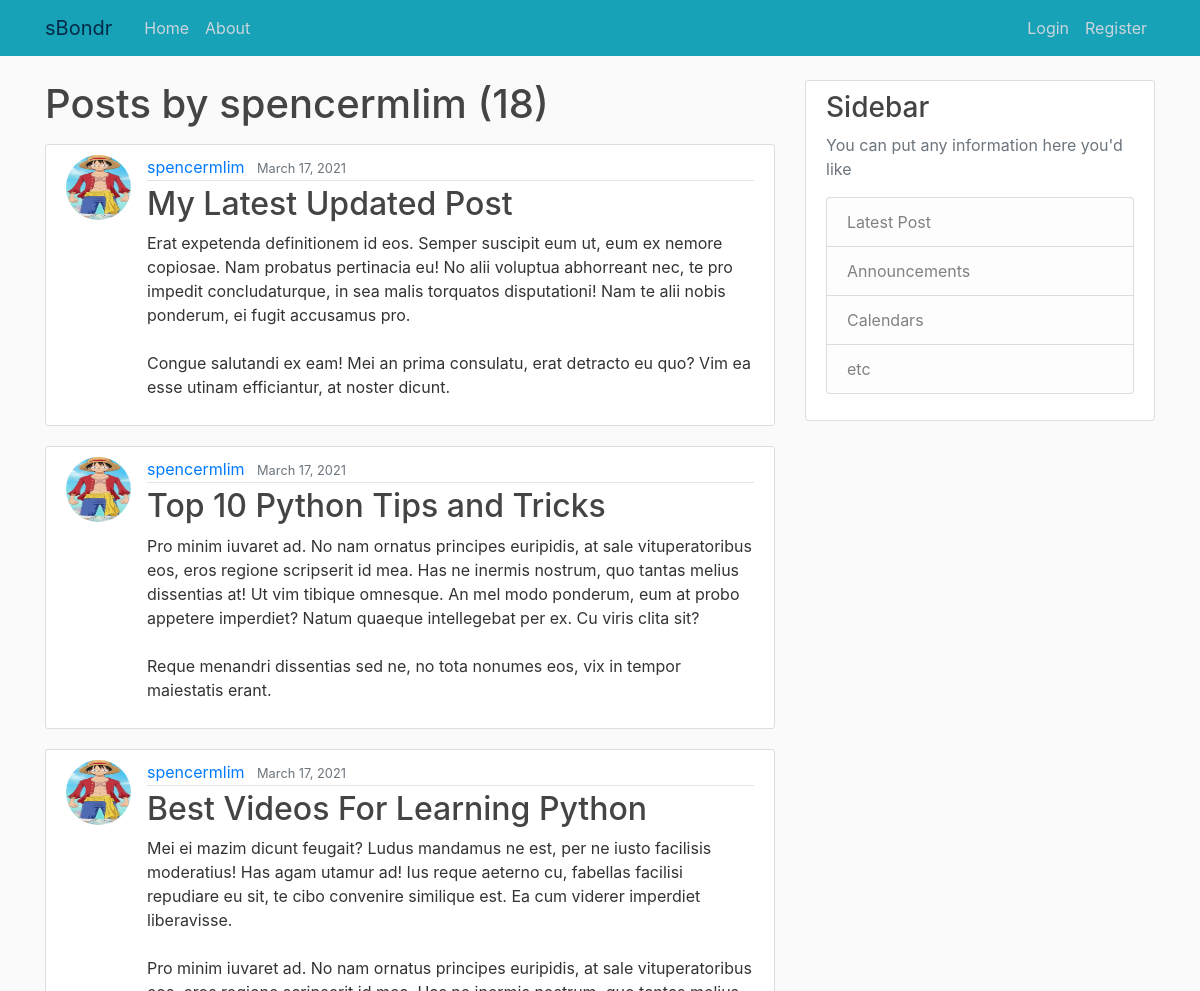
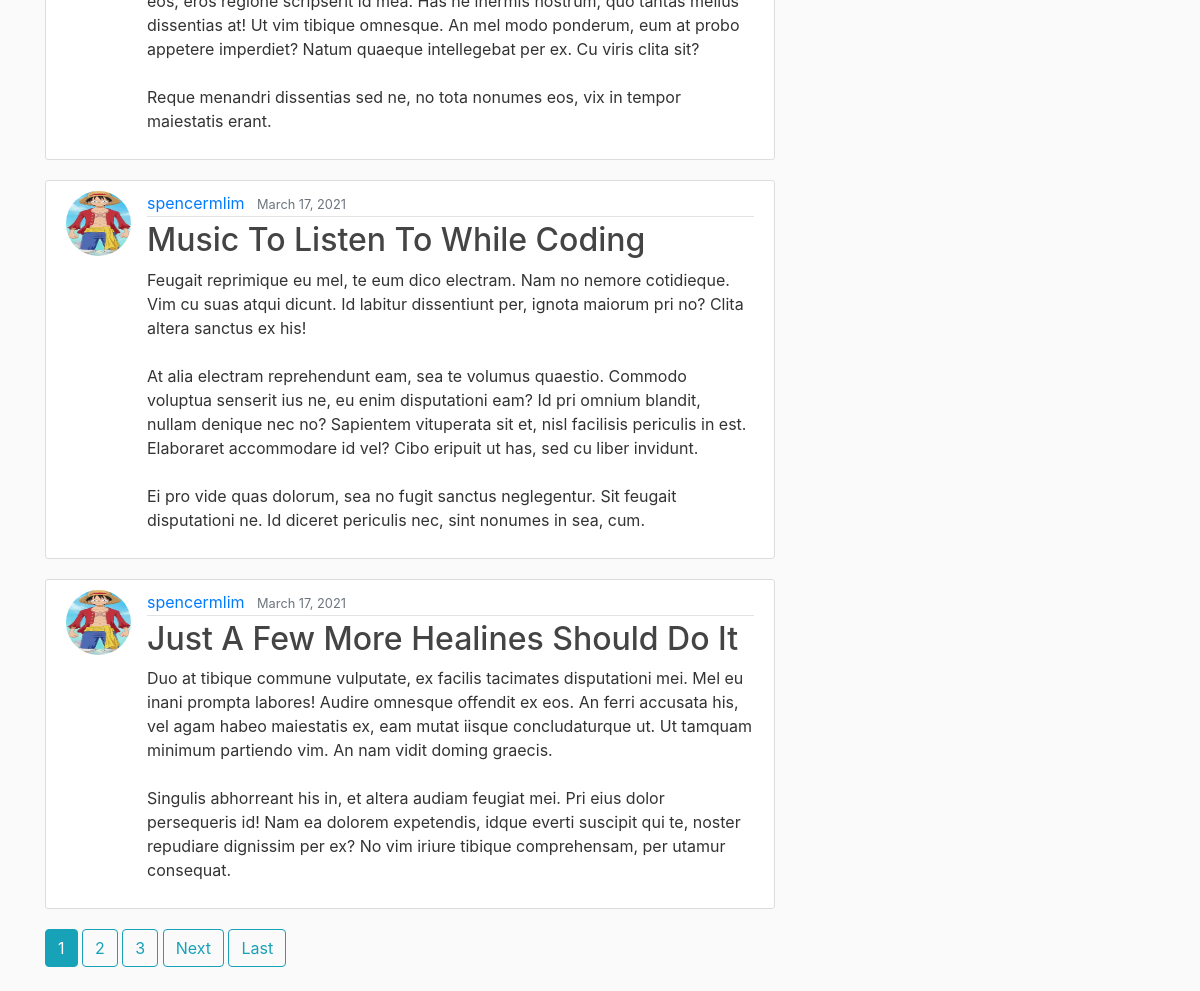
The page /user/spencermlim on the database as committed earlier (2 pictures, top to bottom).
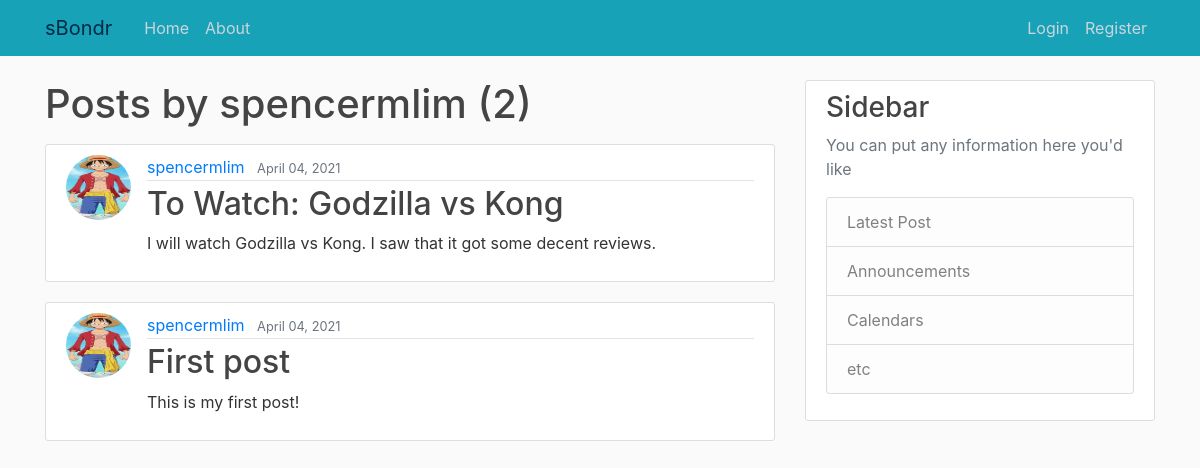
The same page on the database as committed later.
### blog/models.py (models this page shows, shortened)
class Post(models.Model):
    title = models.CharField(max_length=100)
    content = models.TextField()
    date_posted = models.DateTimeField(default=timezone.now)
    author = models.ForeignKey(User, on_delete=models.CASCADE)

### users/models.py (models this page shows, shortened)
class Profile(models.Model):
    user = models.OneToOneField(User, on_delete=models.CASCADE)
    image = models.ImageField(default='default.jpg', upload_to='profile_pics')

### blog/views.py (the view)
# urls.py: path('user/<str:username>', UserPostListView.as_view(), name='user-posts'),
class UserPostListView(ListView):
    model = Post
    template_name ='blog/user_posts.html'
    context_object_name = 'posts'
    paginate_by = 5
    def get_queryset(self):
        user = get_object_or_404(User, username=self.kwargs.get('username'))
        return Post.objects.filter(author=user).order_by('-date_posted')

### blog/templates/blog/user_posts.html (shortened to what this page needs)
{% extends "blog/base.html" %}
{% block content %}
    <h1 class="mb-3">Posts by {{ view.kwargs.username }} ({{ page_obj.paginator.count }})</h1>
    {% for post in posts %}
        <article class="media content-section">
            <img class="rounded-circle article-img" src="{{ post.author.profile.image.url }}">
            <div class="media-body">
            <div class="article-metadata">
                <a class="mr-2" href="{% url 'user-posts' post.author.username %}">{{ post.author }}</a>
                <small class="text-muted">{{ post.date_posted|date:"F d, Y " }}</small>
            </div>
            <h2><a class="article-title" href="{% url 'post-detail' post.id %}">{{ post.title }}</a></h2>
            <p class="article-content">{{ post.content }}</p>
            </div>
        </article>
    {% endfor %}
    {% if is_paginated %}
        {% for num in page_obj.paginator.page_range %}
            {% if page_obj.number == num %}
                <a class="btn btn-info mb-4" href="?page={{ num }}">{{ num }}</a>
            {% elif num > page_obj.number|add:'-3' and num < page_obj.number|add:'3' %}
                <a class="btn btn-outline-info mb-4" href="?page={{ num }}">{{ num }}</a>
            {% endif %}
        {% endfor %}
        {% if page_obj.has_next %}
            <a class="btn btn-outline-info mb-4" href="?page={{ page_obj.next_page_number }}">Next</a>
            <a class="btn btn-outline-info mb-4" href="?page={{ page_obj.paginator.num_pages }}">Last</a>
        {% endif %}
    {% endif %}
{% endblock content %}

Rows that differ between the two databases and show on the page:
removed Post: author.profile.image (picture), author "spencermlim", date_posted "March 17, 2021", title "My Latest Updated Post", content "Erat expetenda definitionem id eos. Semper suscipit eum ut, eum ex nemore copiosae. Nam probatus pertinacia eu! No alii voluptua abhorreant nec, te pro impedit concludaturque, in sea malis torquatos disputationi! Nam te alii nobis ponderum, ei fugit accusamus pro. Congue salutandi ex eam! Mei an prima consulatu, erat detracto eu quo? Vim ea esse utinam efficiantur, at noster dicunt."
removed Post: author.profile.image (picture), author "spencermlim", date_posted "March 17, 2021", title "Top 10 Python Tips and Tricks", content "Pro minim iuvaret ad. No nam ornatus principes euripidis, at sale vituperatoribus eos, eros regione scripserit id mea. Has ne inermis nostrum, quo tantas melius dissentias at! Ut vim tibique omnesque. An mel modo ponderum, eum at probo appetere imperdiet? Natum quaeque intellegebat per ex. Cu viris clita sit? Reque menandri dissentias sed ne, no tota nonumes eos, vix in tempor maiestatis erant."
removed Post: author.profile.image (picture), author "spencermlim", date_posted "March 17, 2021", title "Best Videos For Learning Python", content "Mei ei mazim dicunt feugait? Ludus mandamus ne est, per ne iusto facilisis moderatius! Has agam utamur ad! Ius reque aeterno cu, fabellas facilisi repudiare eu sit, te cibo convenire similique est. Ea cum viderer imperdiet liberavisse. Pro minim iuvaret ad. No nam ornatus principes euripidis, at sale vituperatoribus eos, eros regione scripserit id mea. Has ne inermis nostrum, quo tantas melius dissentias at! Ut vim tibique omnesque. An mel modo ponderum, eum at probo appetere imperdiet? Natum quaeque intellegebat per ex. Cu viris clita sit? Reque menandri dissentias sed ne, no tota nonumes eos, vix in tempor maiestatis erant."
removed Post: author.profile.image (picture), author "spencermlim", date_posted "March 17, 2021", title "Music To Listen To While Coding", content "Feugait reprimique eu mel, te eum dico electram. Nam no nemore cotidieque. Vim cu suas atqui dicunt. Id labitur dissentiunt per, ignota maiorum pri no? Clita altera sanctus ex his! At alia electram reprehendunt eam, sea te volumus quaestio. Commodo voluptua senserit ius ne, eu enim disputationi eam? Id pri omnium blandit, nullam denique nec no? Sapientem vituperata sit et, nisl facilisis periculis in est. Elaboraret accommodare id vel? Cibo eripuit ut has, sed cu liber invidunt. Ei pro vide quas dolorum, sea no fugit sanctus neglegentur. Sit feugait disputationi ne. Id diceret periculis nec, sint nonumes in sea, cum."
removed Post: author.profile.image (picture), author "spencermlim", date_posted "March 17, 2021", title "Just A Few More Healines Should Do It", content "Duo at tibique commune vulputate, ex facilis tacimates disputationi mei. Mel eu inani prompta labores! Audire omnesque offendit ex eos. An ferri accusata his, vel agam habeo maiestatis ex, eam mutat iisque concludaturque ut. Ut tamquam minimum partiendo vim. An nam vidit doming graecis. Singulis abhorreant his in, et altera audiam feugiat mei. Pri eius dolor persequeris id! Nam ea dolorem expetendis, idque everti suscipit qui te, noster repudiare dignissim per ex? No vim iriure tibique comprehensam, per utamur consequat."
added Post: author.profile.image (picture), author "spencermlim", date_posted "April 04, 2021", title "To Watch: Godzilla vs Kong", content "I will watch Godzilla vs Kong. I saw that it got some decent reviews."
added Post: author.profile.image (picture), author "spencermlim", date_posted "April 04, 2021", title "First post", content "This is my first post!"
Other text that changed with them:
{{ page_obj.paginator.count }}: "18" → "2"
list line gone: "1"
list line gone: "2"
list line gone: "3"
text no longer shown: "Next Last"
